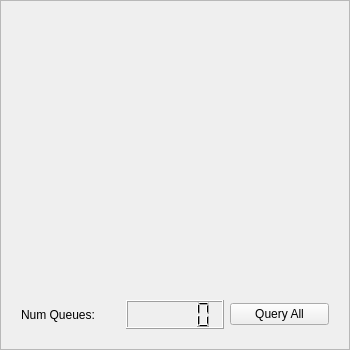
<?xml version="1.0" encoding="UTF-8"?>
<ui version="4.0">
 <class>Frame</class>
 <widget class="QFrame" name="Frame">
  <property name="geometry">
   <rect>
    <x>0</x>
    <y>0</y>
    <width>350</width>
    <height>350</height>
   </rect>
  </property>
  <property name="sizePolicy">
   <sizepolicy hsizetype="Expanding" vsizetype="Expanding">
    <horstretch>0</horstretch>
    <verstretch>0</verstretch>
   </sizepolicy>
  </property>
  <property name="minimumSize">
   <size>
    <width>350</width>
    <height>350</height>
   </size>
  </property>
  <property name="maximumSize">
   <size>
    <width>16777215</width>
    <height>16777215</height>
   </size>
  </property>
  <property name="windowTitle">
   <string>Frame</string>
  </property>
  <property name="frameShape">
   <enum>QFrame::StyledPanel</enum>
  </property>
  <property name="frameShadow">
   <enum>QFrame::Raised</enum>
  </property>
  <layout class="QVBoxLayout" name="verticalLayout">
   <item>
    <widget class="QFrame" name="frame_QueuesHolder">
     <property name="sizePolicy">
      <sizepolicy hsizetype="Expanding" vsizetype="Expanding">
       <horstretch>0</horstretch>
       <verstretch>0</verstretch>
      </sizepolicy>
     </property>
     <property name="minimumSize">
      <size>
       <width>0</width>
       <height>0</height>
      </size>
     </property>
     <property name="maximumSize">
      <size>
       <width>16777215</width>
       <height>16777215</height>
      </size>
     </property>
     <property name="frameShape">
      <enum>QFrame::NoFrame</enum>
     </property>
     <property name="frameShadow">
      <enum>QFrame::Plain</enum>
     </property>
    </widget>
   </item>
   <item>
    <widget class="QFrame" name="frame_13">
     <property name="sizePolicy">
      <sizepolicy hsizetype="Expanding" vsizetype="Expanding">
       <horstretch>0</horstretch>
       <verstretch>0</verstretch>
      </sizepolicy>
     </property>
     <property name="minimumSize">
      <size>
       <width>200</width>
       <height>47</height>
      </size>
     </property>
     <property name="maximumSize">
      <size>
       <width>16777215</width>
       <height>47</height>
      </size>
     </property>
     <property name="frameShape">
      <enum>QFrame::NoFrame</enum>
     </property>
     <property name="frameShadow">
      <enum>QFrame::Plain</enum>
     </property>
     <layout class="QHBoxLayout" name="horizontalLayout">
      <item>
       <widget class="QLabel" name="label_2">
        <property name="text">
         <string>Num Queues:</string>
        </property>
       </widget>
      </item>
      <item>
       <widget class="QLCDNumber" name="lcdNumber_numQueues">
        <property name="smallDecimalPoint">
         <bool>false</bool>
        </property>
       </widget>
      </item>
      <item>
       <widget class="QPushButton" name="pushButton_Query">
        <property name="text">
         <string>Query All</string>
        </property>
       </widget>
      </item>
     </layout>
    </widget>
   </item>
  </layout>
 </widget>
 <resources/>
 <connections/>
</ui>
